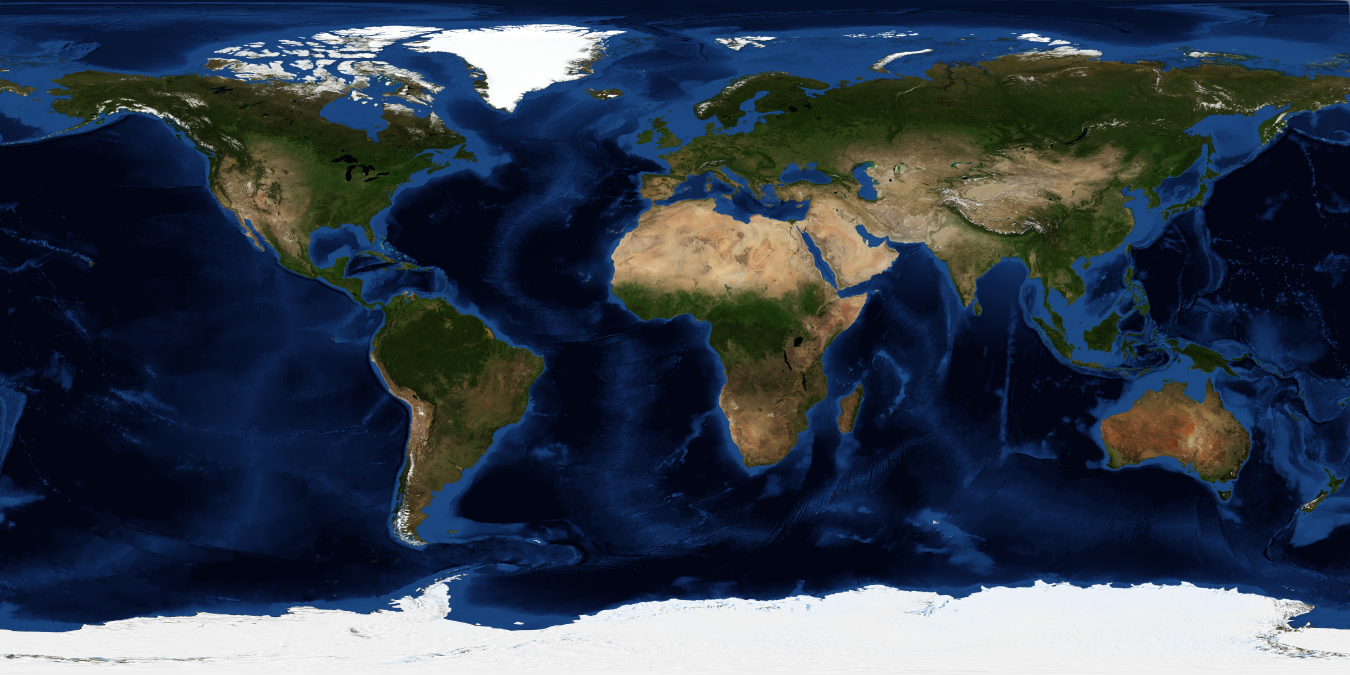
#> input picture astrodynamics/earth.jpg, 5400 x 2700 px (shown at 1/4 size)
$ python groundtrack.py
#> lines starting #> are read from the running program, lines starting #| are printed output that depends on the picture
### astrodynamics/plotting.py
import numpy as np
import matplotlib.pyplot as plt

def mercatorDisplay(lonE: np.ndarray[float], lat: np.ndarray[float], color: str = 'w', markerStyle: str = 'P'):
    """
    Plot Earth-relative longitude and geocentric latitude on Earth image to generate groundtrack.

    This function takes the Earth-relative longitude and geocentric latitude and plots it on an image of the
    Earth to produce the groundtrack.

    Args
    ----

    `lonE` (numpy.ndarray): Vector containing the values of the Earth-relative longitude [rad]

    `lat` (numpy.ndarray): Vector containing the values of the geocentric latitude [rad]

    `color` (str, optional): Color of the markers. Default is white 'w'

    `markerStyle` (str, optional): Style of the markers. Default is a plus 'P'

    Returns
    -------
    An image depicting the generated groundtrack using the input latitude and longitude
    """

    # Import Earth image
    earth = plt.imread('earth.jpg')

    # Plot the groundtrack
    _, ax = plt.subplots()
    ax.imshow(earth, extent=[-180, 180, -90, 90])
    ax.plot(np.degrees(lonE), np.degrees(lat), color + markerStyle)
    ax.set_aspect('equal')
    plt.xticks(np.arange(-180, 181, step=30))
    plt.yticks(np.arange(-90, 91, step=30))
    plt.show()

### astrodynamics/Kepler.py
import numpy as np
import math
import warnings
from . import rv2oe
from . import oe2rv

def KeplerSolver(e: float, M: float) -> float:
    """
    Solves Kepler's equation using a third order method.

    This function solves Kepler's equation:
                       E - e*sin(E) = M
    using optimized third-order iteration and starting value methods [1].

    Args
    ----
    `e` (float): Eccentricity of the orbit

    `M` (float): The mean anomaly at which to find the eccentric anomaly [rad]
        M = sqrt(mu/a^3)*(t - t0) - 2*pi*k + E0 - e*sin(E0)

    Returns
    -------
    `E` (float): The eccentric anomaly at time t [rad]

    References
    ----------
    [1] M. A. Murison, "A Practical Method for Solving the Kepler Equation," U.S. Naval Observatory, Washington, D.C., Nov. 6, 2006. [Online]. Available: http://www.alpheratz.net/murison/dynamics/twobody/KeplerIterations_summary.pdf

    Example
    -------
    >>> e = 0.25
    >>> M = 1.57
    >>> E = KeplerSolver(e, M)
    >>> print(E)
    1.8127197442510425
    """

    # Input validation
    if not 0 < e < 1:
        if e == 0:
            return M
        else:
            raise ValueError('Eccentricity must be between 0 (inclusive) and 1 (exclusive)')


    # Define helper functions
    def eps3(e, M, x):
        """
        Returns the third order error in the approximation.
        """
        t1 = math.cos(x)
        t2 = -1 + e * t1
        t3 = math.sin(x)
        t4 = e * t3
        t5 = -x + t4 + M
        t6 = t5 / (0.5 * t5 * t4 / t2 + t2)
        return t5 / ((0.5 * t3 - (1/6) * t1 * t6) * e * t6 + t2)


    def E0_3(e, M):
        """
        Computes the starting approximation for Kepler's
        equation using a third order scheme.
        """
        t34 = e ** 2
        t35 = e * t34
        t33 = math.cos(M)
        return M + (-0.5 * t35 + e + (t34 + 1.5 * t33 * t35) * t33) * math.sin(M)


    M = M % (2 * math.pi)     # Normalize the mean anomaly
    E0 = E0_3(e, M)           # Get initial guess
    tol = np.finfo(float).eps # Set tolerance to machine epsilon

    # Employ third order iteration scheme
    dE = tol + 1
    count = 0
    while dE > tol:
        E = E0 - eps3(e, M, E0)
        dE = abs(E - E0)
        E0 = E
        count += 1
        if count == 100:
            warnings.warn(f'Number of iterations exceeds {count} in ast.KeplerSolver', RuntimeWarning)
            break

    return E


def propagateKepler(rt0: np.ndarray[float], vt0: np.ndarray[float], t0: float, t: float, mu: float) -> tuple[np.ndarray[float], np.ndarray[float]]:
    """
    Propagates an orbit around a celestial body using Kepler's Equation.

    This function computes the PCI position and PCI inertial velocity at t given the
    PCI position and PCI inertial velocity at t0 using Kepler's equation.

    Args
    ----
    `rt0` (numpy.ndarray): Initial position vector in the planet-centered inertial frame

    `vt0` (numpy.ndarray): Initial velocity vector in the planet-centered inertial frame

    `t0` (float): Initial time

    `t` (float): Final time

    `mu` (float): µ, gravitational parameter of the central body

    Returns
    -------
    tuple: A tuple containing the final position and velocity vectors in the PCI coordinate system:
        `rt` (numpy.ndarray): The position vector in the planet-centered inertial frame at time t

        `vt` (numpy.ndarray): The velocity vector in the planet-centered inertial frame at time t

    Example
    -------
    >>> import numpy as np
    >>> rt0 = np.array([-5613.97603835865, -2446.44383433555, 2600.48533877841])
    >>> vt0 = np.array([2.12764777374332, -7.13421216656605, -2.1184067703542])
    >>> t0 = 0
    >>> tf = 600
    >>> mu = 398600
    >>> rt, vt = propagateKepler(rt0, vt0, t0, tf, mu)
    >>> print(rt)
    [-3125.47724472 -5815.50982679   821.93420554]
    >>> print(vt)
    [ 5.82776399 -3.63626009 -3.5673933 ]
    """

    # Input validation
    if not isinstance(rt0, np.ndarray) or not isinstance(vt0, np.ndarray):
        raise TypeError('Input vectors must be provided as a numpy.ndarray')
    if rt0.shape != (3,) or vt0.shape != (3,):
        raise ValueError('Input vectors must be a 3-element numpy.ndarray: shape is not (3,)')
    if t <= t0:
        raise ValueError('Final time must be greater than initial time')
    if mu <= 0:
        raise ValueError('The gravitational parameter must be positive')

    twoPi = 2 * math.pi

    # Get initial orbital elements
    oe0 = rv2oe.rv2oe(rt0, vt0, mu)
    a = oe0[0]
    e = oe0[1]
    nu0 = oe0[5]
    tau = twoPi * math.sqrt(a**3 / mu)

    oneMinusE = math.sqrt(1 - e)
    onePlusE = math.sqrt(1 + e)
    nu0Div2 = nu0 / 2

    # Get initial eccentric anomaly
    E0 = 2 * math.atan2(oneMinusE * math.sin(nu0Div2), onePlusE * math.cos(nu0Div2))
    if E0 < 0:
        E0 += twoPi

    # Calculate time of periapsis crossing
    tp = t0 - math.sqrt(a**3 / mu) * (E0 - e * math.sin(E0))

    # Calculate number of periapsis crossings from tp to t
    k = math.floor((t - tp) / tau)

    # Determine mean anomaly at t
    M = math.sqrt(mu / a**3) * (t - t0) - twoPi * k + E0 - e * math.sin(E0)

    # Solve Kepler's equation to get eccentric anomaly at t
    E = KeplerSolver(e, M)
    if E < 0:
        E += twoPi

    # Get true anomaly at t from E
    EDiv2 = E / 2
    nu = 2 * math.atan2(onePlusE * math.sin(EDiv2), oneMinusE * math.cos(EDiv2))
    if nu < 0:
        nu += twoPi

    # Get orbital elements at t and convert to position and inertial velocity
    oe = np.array([a, e, oe0[2], oe0[3], oe0[4], nu])
    rt, vt = oe2rv.oe2rv(oe, mu)

    return rt, vt


# [25 lines that do not run on import are left out]
    #cProfile.run('propagateKepler(rt0, vt0, t0, tf, mu)')

### astrodynamics/rv2oe.py
import numpy as np
import math

def rv2oe(rPCI: np.ndarray[float], vPCI: np.ndarray[float], mu: float) -> np.ndarray[float]:
    """
    Convert planet-centered inertial position and velocity vectors to orbital elements.

    Given the position and velocity vectors in the planet-centered inertial (PCI) coordinate system,
    this function computes the six classical orbital elements representing the orbit of a satellite.

    Args
    ----
    `rPCI` (numpy.ndarray): The position vector in the planet-centered inertial frame

    `vPCI` (numpy.ndarray): The velocity vector in the planet-centered inertial frame

    `mu` (float): µ, gravitational parameter of the central body

    Returns
    -------
    `oe` (numpy.ndarray): Six classical orbital elements in the following order:
        `oe[0]`: Semi-major axis (a)

        `oe[1]`: Eccentricity (e)

        `oe[2]`: Longitude of the ascending node (Ω, Omega) [rad]

        `oe[3]`: Orbital inclination (i) [rad]

        `oe[4]`: Argument of periapsis (ω, omega) [rad]

        `oe[5]`: True anomaly (ν, nu) [rad]

    Example
    -------
    >>> import numpy as np
    >>> rPCI = np.array([0, 5000, 4500])
    >>> vPCI = np.array([-7.7, 1, 1])
    >>> mu = 398600
    >>> oe = rv2oe(rPCI, vPCI, mu)
    >>> print(oe)
    [6.96599610e+03 1.83527109e-01 1.44290130e-02 7.32866865e-01 6.27614927e+00 1.56710753e+00]
    """

    # Input validation
    if not isinstance(rPCI, np.ndarray) or not isinstance(vPCI, np.ndarray):
        raise TypeError('Input vectors must be provided as a numpy.ndarray')
    if rPCI.shape != (3,) or vPCI.shape != (3,):
        raise ValueError('Input vectors must be a 3-element numpy.ndarray: shape is not (3,)')
    if mu <= 0:
        raise ValueError('The gravitational parameter must be positive')

    # Create required basis vectors
    Iz = np.array([0, 0, 1])

    # Intermediate calculations
    h_vec = np.cross(rPCI, vPCI)                                     # Calculate specific angular momentum vector
    h = np.linalg.norm(h_vec)                                        # Normalize specific angular momentum vector
    n = np.cross(Iz, h_vec)                                          # Calculate line of nodes vector
    e_vec = np.cross(vPCI, h_vec) / mu - rPCI / np.linalg.norm(rPCI) # Calculate eccentricity vector
    e = np.linalg.norm(e_vec)                                        # Normalize eccentricity vector
    p = h**2 / mu                                                    # Calculate semi-latus rectum

    a = p / (1 - e**2)
    Omega = math.atan2(n[1], n[0])                                                 # Calculate longitude of ascending node
    i = math.atan2(np.dot(h_vec, np.cross(n, Iz)), np.linalg.norm(n) * h_vec[2])   # Calculate orbital inclination
    omega = math.atan2(np.dot(e_vec, np.cross(h_vec, n)), h * np.dot(e_vec, n))    # Calculate argument of periapsis
    nu = math.atan2(np.dot(rPCI, np.cross(h_vec, e_vec)), h * np.dot(rPCI, e_vec)) # Calculate true anomaly

    # Check if the angles are negative and add 2*pi if they are
    twoPi = 2 * math.pi
    if Omega < 0:
        Omega += twoPi
    if i < 0:
        i += twoPi
    if omega < 0:
        omega += twoPi
    if nu < 0:
        nu += twoPi

    return np.array([a, e, Omega, i, omega, nu])


# [15 lines that do not run on import are left out]
    #cProfile.run('rv2oe(rPCI, vPCI, mu)')

### astrodynamics/oe2rv.py
import numpy as np
import math

def oe2rv(oe: np.ndarray[float], mu: float) -> tuple[np.ndarray[float], np.ndarray[float]]:
    """
    Convert orbital elements to position and velocity vectors in the planet-centered inertial coordinate system.

    Given the six classical orbital elements and the gravitational parameter of the central body,
    this function computes the Cartesian Planet-Centered Inertial (PCI) position and Cartesian
    Planet-Centered Inertial (PCI) velocity vectors for circular and elliptical orbits.

    Args
    ----
    `oe` (numpy.ndarray): Six classical orbital elements in the following order:
        `oe[0]`: Semi-major axis (a)

        `oe[1]`: Eccentricity (e)

        `oe[2]`: Longitude of the ascending node (Ω, Omega) [rad]

        `oe[3]`: Orbital inclination (i) [rad]

        `oe[4]`: Argument of periapsis (ω, omega) [rad]

        `oe[5]`: True anomaly (ν, nu) [rad]

    `mu` (float): µ, gravitational parameter of the central body

    Returns
    -------
    tuple: A tuple containing the position and velocity vectors in the PCI coordinate system:
        `rPCI` (numpy.ndarray): The position vector in the planet-centered inertial frame

        `vPCI` (numpy.ndarray): The velocity vector in the planet-centered inertial frame

    Example
    -------
    >>> import numpy as np
    >>> oe = np.array([7000, 0.2, 0, 0.8, 0, 1.57])
    >>> mu = 398600
    >>> rPCI, vPCI = oe2rv(oe, mu)
    >>> print(rPCI)
    [   5.35046335 4681.12206183 4819.86376512]
    >>> print(vPCI)
    [-7.70165168  1.07743174  1.10936527]
    """

    # Input validation
    if not isinstance(oe, np.ndarray):
        raise TypeError('Input orbital elements must be provided as a numpy.ndarray')
    if oe.shape != (6,):
        raise ValueError('Input orbital elements must be a 6-element numpy.ndarray: shape is not (6,)')
    if oe[0] <= 0:
        raise ValueError('Semi-major axis must be a positive value')
    if not 0 <= oe[1] < 1:
        raise ValueError('Eccentricity must be between 0 (inclusive) and 1 (exclusive)')
    if mu <= 0:
        raise ValueError('The gravitational parameter must be positive')

    # Get orbital elements from oe vector
    a = float(oe[0])     # Semi-major axis
    e = float(oe[1])     # Eccentricity
    Omega = float(oe[2]) # Longitude of the ascending node
    i = float(oe[3])     # Orbital inclination
    omega = float(oe[4]) # Argument of periapsis
    nu = float(oe[5])    # True anomaly

    # Normalize angles
    twoPi = 2 * math.pi
    Omega = Omega % twoPi
    omega = omega % twoPi
    nu = nu % twoPi
    i = i % twoPi
    if i > math.pi:
        i -= twoPi

    # Calculate intermediate values
    cos_nu = math.cos(nu)
    sin_nu = math.sin(nu)

    cos_Omega = math.cos(Omega)
    sin_Omega = math.sin(Omega)

    cos_i = math.cos(i)
    sin_i = math.sin(i)

    cos_omega = math.cos(omega)
    sin_omega = math.sin(omega)

    # Calculate semi-latus rectum
    p = a * (1 - e**2)
    # Calculate radius
    r = p / (1 + e * cos_nu)

    # Direction cosine matrices
    CN2I = np.array([[cos_Omega, -sin_Omega, 0],
                     [sin_Omega,  cos_Omega, 0],
                     [        0,          0, 1]]) # Longitude of ascending node

    CQ2N = np.array([[1,     0,      0],
                     [0, cos_i, -sin_i],
                     [0, sin_i,  cos_i]])         # Orbital inclination

    CP2Q = np.array([[cos_omega, -sin_omega, 0],
                     [sin_omega,  cos_omega, 0],
                     [        0,          0, 1]]) # Argument of periapsis

    CP2I = np.dot(np.dot(CN2I, CQ2N), CP2Q)

    # Calculate r and v in perifocal basis {P_x,P_y,P_z}
    r_P = np.array([r * cos_nu, r * sin_nu, 0])
    v_P = math.sqrt(mu / p) * np.array([-sin_nu, e + cos_nu, 0])

    # Convert perifocal basis {P_x,P_y,P_z} to PCI coordinates
    rPCI = np.dot(CP2I, r_P)
    vPCI = np.dot(CP2I, v_P)

    return rPCI, vPCI


# [15 lines that do not run on import are left out]
    #cProfile.run('oe2rv(oe, mu)')

### astrodynamics/groundtrack.py
import numpy as np
import math
from . import plotting
from . import Kepler

def dcmI2E(t: float, OmegaE: float) -> np.ndarray[float]:
    """
    Computes the 3 x 3 transformation matrix from ECI to ECEF coordinates at time t.

    This function computes the transformation matrix from Earth-centered inertial Cartesian
    coordinates to Earth-centered Earth-fixed Cartesian coordinates. The transformation matrix
    is of size 3 by 3 and represents the transformation matrix at the time t.

    Args
    ----
    `t` (float): The time at which the transformation is desired [s]

    `OmegaE` (float): The rotation rate of the Earth [rad/s]

    Returns
    -------
    `TI2E` (numpy.ndarray): 3 x 3 matrix that transforms a vector expressed in ECI coordinates to ECEF coordinates

    Example
    -------
    >>> import numpy as np
    >>> t = 2500
    >>> OmegaE = (2 * np.pi) / 86400
    >>> TI2E = dcmI2E(t, OmegaE)
    >>> print(TI2E)
    [[ 0.98351892  0.18080525  0.        ]
     [-0.18080525  0.98351892  0.        ]
     [ 0.          0.          1.        ]]
    """

    return np.array([[ math.cos(OmegaE * t), math.sin(OmegaE * t), 0],
                     [-math.sin(OmegaE * t), math.cos(OmegaE * t), 0],
                     [                    0,                    0, 1]])


def eci2ecef(tValues: np.ndarray[float], rValuesECI: np.ndarray[float], OmegaE: float) -> np.ndarray[float]:
    """
    Transforms spacecraft orbit position from ECI to ECEF coordinates.

    This function transforms the values of the position along a spacecraft orbit from Earth-centered
    inertial Cartesian coordinates to Earth-centered Earth-fixed Cartesian coordinates.

    Args
    ----
    `tValues` (numpy.ndarray): Vector of values of time at which the transformation is to be performed [s]

    `rValuesECI` (numpy.ndarray): Matrix of position vectors expressed in ECI coordinates and stored ROW-WISE

    `OmegaE` (float): The rotation rate of the Earth [rad/s]

    Returns
    -------
    `rValuesECEF` (numpy.ndarray): Matrix of position vectors expressed in ECEF coordinates and stored ROW-WISE

    Example
    -------
    >>> import numpy as np
    >>> tValues = np.array([0, 600, 1200])
    >>> rValuesECI = np.array([[-15000, 10000, -200],[10000, 15000, 100],[-10000, 10000, 0]])
    >>> OmegaE = (2 * np.pi) / 86400
    >>> rValuesECEF = eci2ecef(tValues, rValuesECI, OmegaE)
    >>> print(rValuesECEF)
    [[-15000.          10000.           -200.        ]
     [ 10644.7730263   14549.52945007    100.        ]
     [ -9090.38955344  10833.50440839      0.        ]]
    """

    # Input validation
    if not isinstance(tValues, np.ndarray) or not isinstance(rValuesECI, np.ndarray):
        raise TypeError('Input vectors must be provided as a numpy.ndarray')
    if tValues.ndim != 1:
        raise ValueError('Input time vector must be one-dimensional')
    if rValuesECI.shape[1] != 3:
        raise ValueError('Input positions matrix must have 3 columns')
    if rValuesECI.shape[0] != tValues.shape[0]:
        raise ValueError('Input time vector and positions matrix must have the same length')

    # Initialize output matrix
    rValuesECEF = np.zeros((tValues.size,3))

    # Multiply position vector by its respective transformation matrix
    for i in range(tValues.size):
        rValuesECEF[i,:] = dcmI2E(tValues[i], OmegaE) @ rValuesECI[i,:]

    return rValuesECEF


def ecef2LonLat(rValuesECEF: np.ndarray[float]) -> tuple[np.ndarray[float], np.ndarray[float]]:
    """
    Computes Earth-relative longitude and geocentric latitude from ECEF position.

    This function computes the Earth-relative longitude and geocentric latitude from the Earth-centered
    Earth-fixed position.

    Args
    ----

    `rValuesECEF` (numpy.ndarray): Matrix of position vectors expressed in ECEF coordinates and stored ROW-WISE

    Returns
    -------
    tuple: A tuple containing the Earth-relative longitude and geocentric latitude:
        `lonE` (numpy.ndarray): Vector containing the values of the Earth-relative longitude [rad]

        `lat` (numpy.ndarray): Vector containing the values of the geocentric latitude [rad]

    Example
    -------
    >>> import numpy as np
    >>> rValuesECEF = np.array([[-15000, 10000, -200],[10000, 15000, 100],[-10000, 10000, 0]])
    >>> lonE, lat = ecef2LonLat(rValuesECEF)
    >>> print(lonE)
    [2.55359005 0.98279372 2.35619449]
    >>> print(lat)
    [-0.01109355  0.00554695  0.        ]
    """

    # Input validation
    if not isinstance(rValuesECEF, np.ndarray):
        raise TypeError('Input must be provided as a numpy.ndarray')
    if rValuesECEF.shape[1] != 3:
        raise ValueError('Input must have 3 columns')

    # Compute Earth-relative longitude and geocentric latitude
    lonE = np.arctan2(rValuesECEF[:,1], rValuesECEF[:,0])
    lat = np.arctan2(rValuesECEF[:,2], np.linalg.norm(rValuesECEF[:,0:2], axis=1))

    return lonE, lat


def groundtrack(r0: np.ndarray[float], v0: np.ndarray[float], t0: float, mu: float, OmegaE: float, tf: float, tStep: float = 300):
    """
    Produces a groundtrack for the input orbit and time span.

    This function generates a groundtrack by mapping the trajectory of an orbit onto an image of the Earth's
    surface for the specified time span and time step.

    Args
    ----

    `r0` (numpy.ndarray): Initial position vector in the Earth-centered inertial frame

    `v0` (numpy.ndarray): Initial velocity vector in the Earth-centered inertial frame

    `t0` (float): Initial time [s]

    `mu` (float): µ, gravitational parameter of the Earth

    `OmegaE` (float): The rotation rate of the Earth [rad/s]

    `tf` (float): Final time [s]

    `tStep` (float, optional): Time step [s]. Default is 300 seconds

    Returns
    -------
    An image depicting the generated groundtrack of the orbit over the specified time span

    Example
    -------
    >>> import numpy as np
    >>> r0 = np.array([-1217.39430415697, -3091.41210822807, -6173.40732877317])
    >>> v0 = np.array([9.88635815507896, -0.446121737099303, -0.890884522967222])
    >>> t0 = 21600
    >>> tf = 86400
    >>> mu = 398600
    >>> OmegaE = (2 * np.pi) / 86400
    >>> groundtrack(r0, v0, t0, mu, OmegaE, tf)
    """
#> called with r0 = array of shape (3,), v0 = array of shape (3,), t0 = 1228.3, mu = 398600, OmegaE = 7.27e-05, tf = 87628.3, tStep = 300

    # Input validation
    if not isinstance(r0, np.ndarray) or not isinstance(v0, np.ndarray):
        raise TypeError('Input vectors must be provided as a numpy.ndarray')
    if r0.shape != (3,) or v0.shape != (3,):
        raise ValueError('Input vectors must be a 3-element numpy.ndarray: shape is not (3,)')
    if tf <= t0:
        raise ValueError('Final time must be greater than initial time')
    if mu <= 0:
        raise ValueError('The gravitational parameter must be positive')
    if tStep <= 0:
        raise ValueError('The time step must be positive')

    # Create time span from inputs
    tSpan = np.arange(t0, tf+1, tStep)

    # Compute position vector for each time
    rValuesECI = np.zeros((tSpan.size, 3))
    rValuesECI[0,:] = r0
    for i, t in enumerate(tSpan[1:]):
        rValuesECI[i+1,:], _ = Kepler.propagateKepler(r0, v0, t0, t, mu)

    # Convert ECI coordinates to ECEF coordinates
    rValuesECEF = eci2ecef(tSpan, rValuesECI, OmegaE)

    # Convert ECEF coordinates to lat, lon
    lonE, lat = ecef2LonLat(rValuesECEF)

    # Plot groundtrack
    plotting.mercatorDisplay(lonE, lat)
#> in mercatorDisplay, earth is the input picture: shape (2700, 5400, 3); mean R, G, B 51.1, 61.9, 76.4
#> in mercatorDisplay, `plt.show()`:
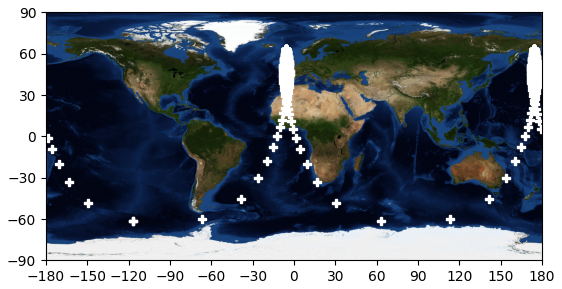
#> figure drawn by matplotlib, 1 panel


if __name__ == '__main__':
    # Testing
    import time
    #import cProfile

    r0 = np.array([-1217.39430415697, -3091.41210822807, -6173.40732877317])
    v0 = np.array([9.88635815507896, -0.446121737099303, -0.890884522967222])
    t0 = 21477.579183269
    tau = 43200
    mu = 398600
    OmegaE = (2 * np.pi) / 86400

    t0 = time.perf_counter()
    groundtrack(r0, v0, t0, mu, OmegaE, 2 * tau + t0)
    t1 = time.perf_counter()
    print(f'Completed in {(t1-t0)*1e3:0.5f} ms')
    #cProfile.run('groundtrack(r0, v0, t0, mu, OmegaE, 2 * tau + t0)')
